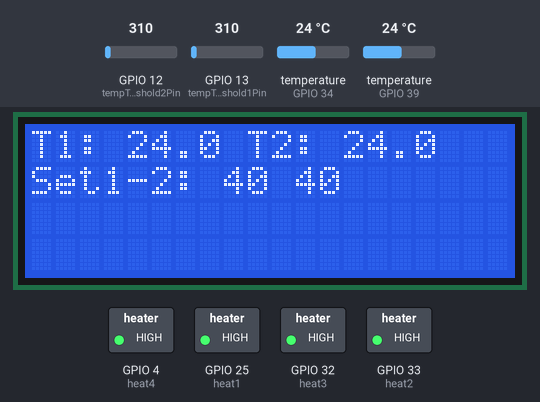
This sketch was run on a simulated ESP32. Shown: 20×4 character LCD, switched loads named in the sketch (green lamp = pin HIGH). The inputs (shaded band) are chosen by the test bench; at power-on: temperature (sensors on GPIO 34, GPIO 39) 24 °C, GPIO 12 (tempThreshold2Pin) = 310, GPIO 13 (tempThreshold1Pin) = 310. Pins used as bus, display or sensor lines are not drawn.

Above: at 5.1 s.
5.2 s: temperature (sensor on GPIO 34) set to 39.1 °C
At 9.0 s:
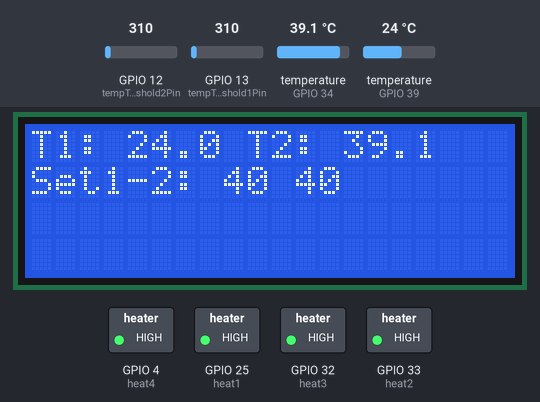
9.6 s: temperature (sensor on GPIO 34) set to 40.6 °C
At 11.3 s:
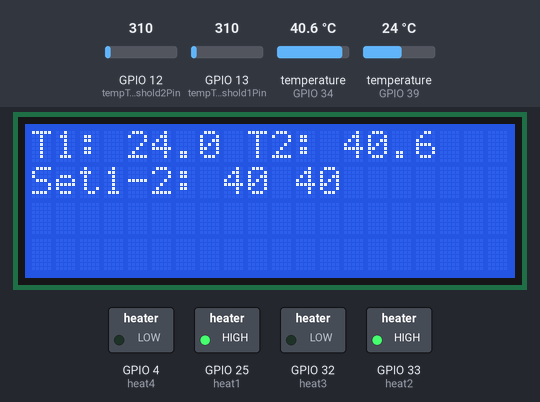
14.0 s: temperature (sensor on GPIO 39) set to 39.2 °C
At 17.1 s:
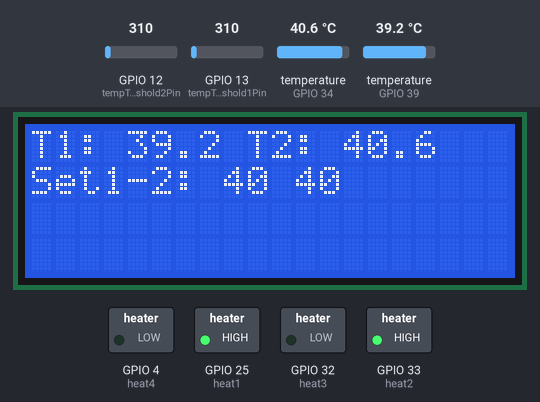
18.4 s: temperature (sensor on GPIO 39) set to 40.7 °C
At 20.5 s:
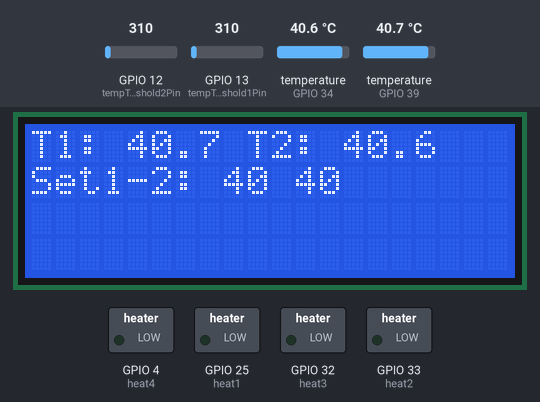
22.8 s: temperature (sensor on GPIO 34) set to 12 °C
At 26.3 s:
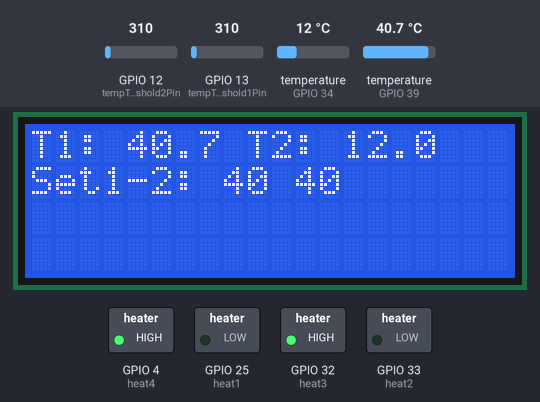
27.2 s: temperature (sensor on GPIO 39) set to 12 °C
At 29.8 s:
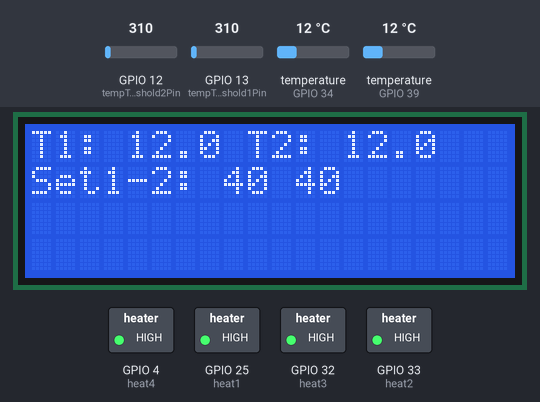
Timing chart, 0 to 31.3 s (numbered marks = the images above; inputs shaded):
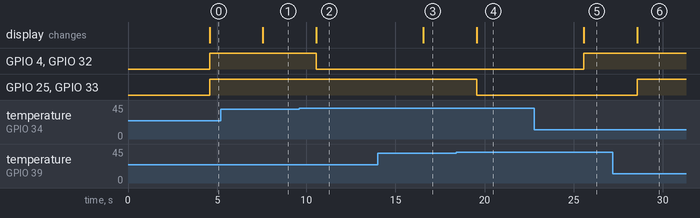

Measured:
- the behaviour switches between 39.9 and 40 °C on temperature (sensor on GPIO 34) (found by bisection; images 1 and 2)
- the behaviour switches between 39.9 and 40 °C on temperature (sensor on GPIO 39) (found by bisection; images 3 and 4)
- after the input at 5.2 s, the display: changes after 2.4 s (image 1)
- after the input at 9.6 s, GPIO 4 (heat4), GPIO 32 (heat3): HIGH → LOW after 0.96 s; the display: changes after 0.96 s (image 2)
- after the input at 14.0 s, the display: changes after 2.6 s (image 3)
- after the input at 18.4 s, GPIO 25 (heat1), GPIO 33 (heat2): HIGH → LOW after 1.2 s; the display: changes after 1.2 s (image 4)
- after the input at 22.8 s, GPIO 4 (heat4), GPIO 32 (heat3): LOW → HIGH after 2.8 s; the display: changes after 2.8 s (image 5)
- after the input at 27.2 s, GPIO 25 (heat1), GPIO 33 (heat2): LOW → HIGH after 1.4 s; the display: changes after 1.4 s (image 6)

The sketch:

ESP32_Thermostat_4SMD_2Thermos_1Pump.ino
```cpp
//Single board has 3 outputs for heating and cooling, 2 thermometer buses, 2 analog temperature pots and 1 output for the pump control
//From left to right at the top of the board, 1..3 are heat1, heat2, cool1 and pump
//The pump needs external circuit to regulate the input voltage. But, I could also change the code to use the second pot as a voltage setter and use pump output as a PWM output.But, I don't know how the gate drive will hold

#include <OneWire.h>
#include <DallasTemperature.h>
#include <LCD_I2C.h>
#include <WiFi.h>

LCD_I2C lcd(0x27, 20, 4);


#define BUS_TERMO1 39
#define BUS_TERMO2 34


int runtime;			 //Timer for LCD
//Wroom32 pinout https://lastminuteengineers.com/esp32-wroom-32-pinout-reference/
//GPIO pins 2 and 5 are strapping pins, can't be used
const int heat1 = 25;
const int heat2 = 33;
const int heat3 = 32;
const int heat4 = 4;

const int tempThreshold1Pin = 13;
const int tempThreshold2Pin = 12; //D12 trebuie conectat la pinul 2 care trebuie taiat

const int analogPowerPin = 23;

int temp1Threshold = 0;
int temp2Threshold = 0;

OneWire oneWire(BUS_TERMO1);
OneWire oneWire2(BUS_TERMO2);

// Pass our oneWire reference to Dallas Temperature.
DallasTemperature sensors(&oneWire);
DallasTemperature sensors2(&oneWire2);


void setup() {

  WiFi.disconnect(true);  // Disconnect WiFi
  WiFi.mode(WIFI_OFF);    // Turn off WiFi

  lcd.begin(21,22); //sda,scl
  lcd.backlight();

  pinMode(heat1, OUTPUT);
  pinMode(heat2, OUTPUT);

  pinMode(heat3, OUTPUT);
  pinMode(heat4, OUTPUT);

  pinMode(analogPowerPin,OUTPUT);
  pinMode(tempThreshold1Pin,INPUT);
  pinMode(tempThreshold2Pin,INPUT);

  outputsOff();
  digitalWrite(analogPowerPin,LOW);
}

unsigned long previousMillis1=0;
unsigned long timeStampPumpOn=0;
unsigned long timeStampPumpOff=0;
int i=0;

char displayBuffer[80]="";
char temp1Buffer[20];
char temp2Buffer[20];


float temp1=0;
float temp2=0;
float temp3=0;
float temp4=0;

void outputsOff() {
    digitalWrite(heat1,LOW);digitalWrite(heat2,LOW);

    digitalWrite(heat3,LOW);
    digitalWrite(heat4,LOW);
}


void Heaters1On()
{
   digitalWrite(heat1,HIGH);
   digitalWrite(heat2,HIGH);
}

void Heaters1Off()
{
   digitalWrite(heat1,LOW);
   digitalWrite(heat2,LOW);
}

void Heaters2On()
{
   digitalWrite(heat3,HIGH);
   digitalWrite(heat4,HIGH);
}
void Heaters2Off()
{
   digitalWrite(heat3,LOW);
   digitalWrite(heat4,LOW);
}

//this is with a 100k resistor, so it needs to change
int getAnalogTemp(int reading)
{
  float tempThresh= (reading-1309)/(4096.0-1309.0);
  if(tempThresh<0) tempThresh=0;
  int tempAdd = 60*tempThresh;
  return 40+tempAdd;
}

bool startedTermometers = false;

void loop() {

  unsigned long currentMillis = millis();

  if (currentMillis - previousMillis1 >= 3000) {
    digitalWrite(analogPowerPin,HIGH); //we power up the analog sensors

   if(startedTermometers==false) {
      sensors.begin();
      sensors2.begin();
      startedTermometers = true;
   }

    //Read the temperature thresholds
    temp1Threshold = analogRead(tempThreshold1Pin);
    temp1Threshold = getAnalogTemp(temp1Threshold);

    temp2Threshold = analogRead(tempThreshold2Pin);
    temp2Threshold = getAnalogTemp(temp2Threshold);

    previousMillis1 = currentMillis;

    sensors.requestTemperatures();
    sensors2.requestTemperatures();

    temp1=sensors.getTempCByIndex(0);
    temp2=sensors2.getTempCByIndex(0);

    sprintf(temp1Buffer,"%3.1f",temp1);
    sprintf(temp2Buffer,"%3.1f",temp2);

    memset(displayBuffer,0,80);
    sprintf(displayBuffer,"T1: %s T2: %s",temp1Buffer,temp2Buffer);
    displayBuffer[20]=0; //don't wrap on next line
    lcd.setCursor(0, 0);
    lcd.print(displayBuffer);
    memset(displayBuffer,0,80);

    //print the temperature thresholds
     sprintf(temp1Buffer,"%d",temp1Threshold);
     sprintf(temp2Buffer,"%d",temp2Threshold);
     memset(displayBuffer,0,80);
     sprintf(displayBuffer,"Set1-2: %s %s",temp1Buffer,temp2Buffer);
     lcd.setCursor(0,1);
     lcd.print(displayBuffer);

//First thermostat control
      if(temp1>0)
      {
        if(temp1<temp1Threshold)
          {
            Heaters1On();
          }
          else {  //turn off the heating elements and start the vapor pump
              Heaters1Off();
          }
      }

//Second thermostat control
      if(temp2>0)
      {
        if(temp2<temp2Threshold)
          {
            Heaters2On();
          }
          else {
              Heaters2Off();
          }
      }
  }
}
```
